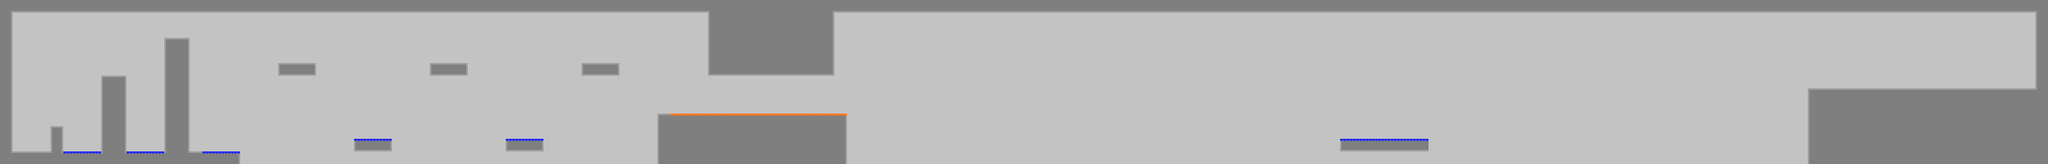

This game map was drawn from its Tiled (.tmx) file and the tilesets committed beside it. A one-line description and the trimmed map source follow:
An orthogonal 162x13 tile map with 16x16 px tiles, 2 tile layers (background, graphics), 2 tilesets and 21 objects.

<map version="1.0" tiledversion="2018.04.18" orientation="orthogonal" renderorder="left-down" width="162" height="13" tilewidth="16" tileheight="16" infinite="0" nextobjectid="61">
 <tileset firstgid="1" name="Tileset" tilewidth="16" tileheight="16" spacing="2" margin="1" tilecount="924" columns="33">
  <image source="TESTures.png" width="594" height="504" />
 </tileset>
 <tileset firstgid="925" name="Tileset" tilewidth="16" tileheight="16" spacing="2" margin="1" tilecount="924" columns="33">
  <image source="TESTures.png" width="594" height="504" />
 </tileset>
 <layer name="background" width="162" height="13">
  <data>[2106 cells, 2106 non-empty, 25 distinct tile ids]</data>
 </layer>
 <layer name="graphics" width="162" height="13">
  <data>[2106 cells, 1950 non-empty, 3 distinct tile ids]</data>
 </layer>
 <objectgroup name="ground">
  <object id="31" x="0" y="192" width="304" height="16" />
  <object id="32" x="352" y="80" width="48" height="16" />
  <object id="33" x="544" y="80" width="48" height="16" />
  <object id="34" x="736" y="80" width="48" height="16" />
  <object id="35" x="832" y="144" width="240" height="64" />
  <object id="40" x="0" y="16" width="16" height="176" />
  <object id="41" x="64" y="160" width="16" height="32" />
  <object id="42" x="128" y="96" width="32" height="96" />
  <object id="43" x="208" y="48" width="32" height="144" />
  <object id="44" x="896" y="16" width="160" height="80" />
  <object id="56" x="2576" y="0" width="16" height="112" />
  <object id="57" x="0" y="0" width="2576" height="16" />
  <object id="58" x="2288" y="112" width="304" height="96" />
 </objectgroup>
 <objectgroup name="path" />
 <objectgroup name="turn" />
 <objectgroup name="red gel" />
 <objectgroup name="orange gel">
  <object id="45" x="848" y="144" width="224" height="16" />
 </objectgroup>
 <objectgroup name="blue gel">
  <object id="46" x="640" y="176" width="48" height="16" />
  <object id="47" x="448" y="176" width="48" height="16" />
  <object id="48" x="80" y="192" width="48" height="16" />
  <object id="50" x="160" y="192" width="48" height="16" />
  <object id="51" x="256" y="192" width="48" height="16" />
  <object id="54" x="1696" y="176" width="112" height="16" />
 </objectgroup>
 <objectgroup name="enemies" />
 <objectgroup name="cubes" />
 <objectgroup name="goal">
  <object id="60" x="2544" y="96" width="16" height="16" />
 </objectgroup>
</map>